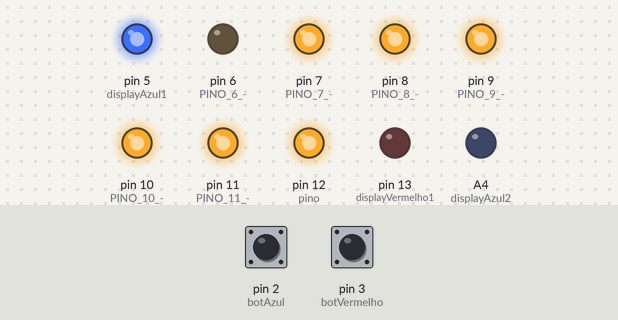
Recording of a sketch running on a simulated Arduino Uno, built with avr-gcc and run on an emulated ATmega328P. Shown: output pins drawn as LEDs (lit = HIGH). The inputs (shaded band) are chosen by the test bench; at power-on: pin 2 (botAzul) HIGH, pin 3 (botVermelho) HIGH.

Above: at 0.2 s.
Timing chart, 0 to 1.7 s (numbered marks = the images above):
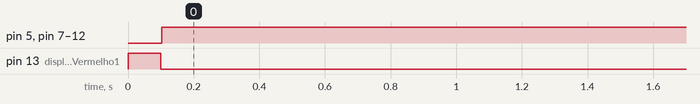

Measured:
- by itself, pin 13 (displayVermelho1): HIGH → LOW at 0.10 s
- by itself, pin 5 (displayAzul1), pin 7 (PINO_7_-), pin 8 (PINO_8_-), pin 9 (PINO_9_-), pin 10 (PINO_10_-), pin 11 (PINO_11_-), pin 12 (pino): LOW → HIGH at 0.10 s

The sketch:

PlacaSubstituicao.ino
```cpp
/*
  * Código para Placa de Substituição/ acrescimo
  *
  * Autores:
  * Denilson Gomes Vaz da Silva   <denilsongomes@alu.ufc.br>
  * Graduando em Engenharia da Computação - UFC
 */

// -- Bibliotecas --
#include <TimerOne.h> //Bivlioteca para usar interrupção do TIMER1

// -- Variaveis e Constantes --
volatile int numeroAzul1 = 0;
volatile int numeroAzul2 = 0;
volatile int numeroVermelho1 = 0;
volatile int numeroVermelho2 = 0;
volatile int mux = 0;

// -- Entradas --
int botAzul = 2; //Botao para incrementar para incrementar numero Azul
int botVermelho = 3; //Botao para incrementar numero Vermelho
int primeiroDigito = 4; //Botão para incrementar primeiro ou segundo digito de cada numero

// -- Saídas --
int displayAzul1 = 5; //Variavel para ativar display Azul1
int displayAzul2 = A4; //Variavel para ativar display Azul2
int displayVermelho1 = 13; //Variavel para ativar display Vermelho1
int displayVermelho2 = 0; //Variavel para ativar display Vermelho2
int displays[] = {displayAzul1, displayAzul2, displayVermelho1, displayVermelho2};

byte seven_seg_digits[10][7] = {
 //Para leds acionando em HIGH (Display catodo Comum)
 { 1,1,1,1,1,1,0 },  //DIGITO 0
 { 0,1,1,0,0,0,0 },  //DIGITO 1
 { 1,1,0,1,1,0,1 },  //DIGITO 2
 { 1,1,1,1,0,0,1 },  //DIGITO 3
 { 0,1,1,0,0,1,1 },  //DIGITO 4
 { 1,0,1,1,0,1,1 },  //DIGITO 5
 { 1,0,1,1,1,1,1 },  //DIGITO 6
 { 1,1,1,0,0,0,0 },  //DIGITO 7
 { 1,1,1,1,1,1,1 },  //DIGITO 8
 { 1,1,1,0,0,1,1 },  //DIGITO 9
};

void setup() {

  Serial.begin(9600); //Habilita comunicação Serial

  //Entradas
  pinMode(primeiroDigito, INPUT_PULLUP); //Botão incrementa primeiro digito do numero
  pinMode(botAzul, INPUT_PULLUP); //Botão azul como entrada
  pinMode(botVermelho, INPUT_PULLUP); //Botão vermelho como entrada

  //Interrupções
  attachInterrupt(0, azul, FALLING); //Chama azul() quando botão azul é presionado
  attachInterrupt(1, vermelho, FALLING); //Chama vermelho() quando botão vermelho é presionado

  Timer1.initialize(100000); // Inicializa o Timer1 e configura para um período de 10 milisegundos
  Timer1.attachInterrupt(callback); // Chama callback() a cada interrupção do Timer1

  //Saídas
  pinMode(displayAzul1, OUTPUT); //Sinal para ativar displayAzul1
  pinMode(displayAzul2, OUTPUT); //Sinal para ativar displayAzul2
  pinMode(displayVermelho1, OUTPUT); //Sinal para ativar displayVermelho1
  pinMode(displayVermelho2, OUTPUT); //Sinal para ativar displayVermelho2

  //Seguimentos dos Displays
  //Caso os pinos dos seguimentos mudem é preciso alterar a função
  pinMode(12, OUTPUT); //PINO 12 -> SEGMENTO A
  pinMode(11, OUTPUT); //PINO 11 -> SEGMENTO B
  pinMode(10, OUTPUT); //PINO 10 -> SEGMENTO C
  pinMode(9, OUTPUT); //PINO 9 -> SEGMENTO D
  pinMode(8, OUTPUT); //PINO 8 -> SEGMENTO E
  pinMode(7, OUTPUT); //PINO 7 -> SEGMENTO F
  pinMode(6, OUTPUT); //PINO 6 -> SEGMENTO G


  // Configuração inicial
//  estVermelho=0;
//  estAzul=0;
//  som =0;
//  pontosAzul =0;
//  pontosVermelho =0;

  //Começa a multiplexação
  digitalWrite(displayAzul1,LOW);
  digitalWrite(displayAzul2,LOW);
  digitalWrite(displayVermelho1,HIGH);
  digitalWrite(displayVermelho2,LOW);
}

//Função chamada quando o botão vermelho é pressionado
void vermelho() {
  noInterrupts(); //Desativa as interrupções
  if(digitalRead(4)){ //se o botao primeiroDigito tiver acionado
    numeroVermelho1 = (numeroVermelho1++)%10; //Incrementa o primeiro digito vermelho
  }else{ //Se não
    numeroVermelho2 = (numeroVermelho2++)%10; //Incrementa o segundo digito vermelho
  }
}

//Função chamada quando o botão azul é pressionado
void azul() {
  noInterrupts(); //Desativa as interrupções
  if(digitalRead(4)){ //se o botao primeiroDigito tiver acionado
    numeroAzul1 = (numeroAzul1++)%10; //Incrementa o primeiro digito azul
  }else{ //Se não
    numeroAzul2 = (numeroAzul2++)%10;; //Incrementa o segundo digito azul
  }
}

//Função chamada a cada interrupção do Timer
void callback()
{
  //Atualiza o valor de mux
  mux = mux++;
  mux = mux%4;
  //Apaga todos os displays
  digitalWrite(displayAzul1, LOW); //Troca o estado do display azul1
  digitalWrite(displayAzul2, LOW); //Troca o estado do display azul2
  digitalWrite(displayVermelho1, LOW); //Troca o estado do display vermelho1
  digitalWrite(displayVermelho2, LOW); //Troca o estado do display vermelho2
  //Atualiza o valor a ser exibido
  delay(100);
  if(0 == mux){ //caso formos ligar o display azul1
    ligaSegmentosDisplay(numeroAzul1); //Exibimos o digito azul1
  }
  if(1 == mux){ //caso formos ligar o display azul2
    ligaSegmentosDisplay(numeroAzul2); //Exibimos o digito azul2
  }
  if(2 == mux){ //caso formos ligar o display vermelho1
    ligaSegmentosDisplay(numeroVermelho1); //Exibimos o digito vermelho1
  }
  if(3 == mux){ //caso formos ligar o display vermelho2
    ligaSegmentosDisplay(numeroVermelho2); //Exibimos o digito vermelho2
  }
  delay(100);

  //ativa o display que deve exibir o valor
  for(int i=0;i<4;i++){
   digitalWrite(displays[i], i == mux);
  }
}


//Função que exibe a pontuação no display
void ligaSegmentosDisplay(byte digit){
  byte pino = 12; //Pino do seguimento A

  for (byte contadorSegmentos = 0; contadorSegmentos < 7; ++contadorSegmentos){ //PARA "contadorSegmentos"
    //IGUAL A 0, ENQUANTO "contadorSegmentos" MENOR QUE 7, INCREMENTA "contadorSegmentos"
    digitalWrite(pino, seven_seg_digits[digit][contadorSegmentos]); //PERCORRE O ARRAY E LIGA OS
    //SEGMENTOS CORRESPONDENTES AO DIGITO
    --pino; //DECREMENTA "pino"
  }
}

void loop() {

}
```
